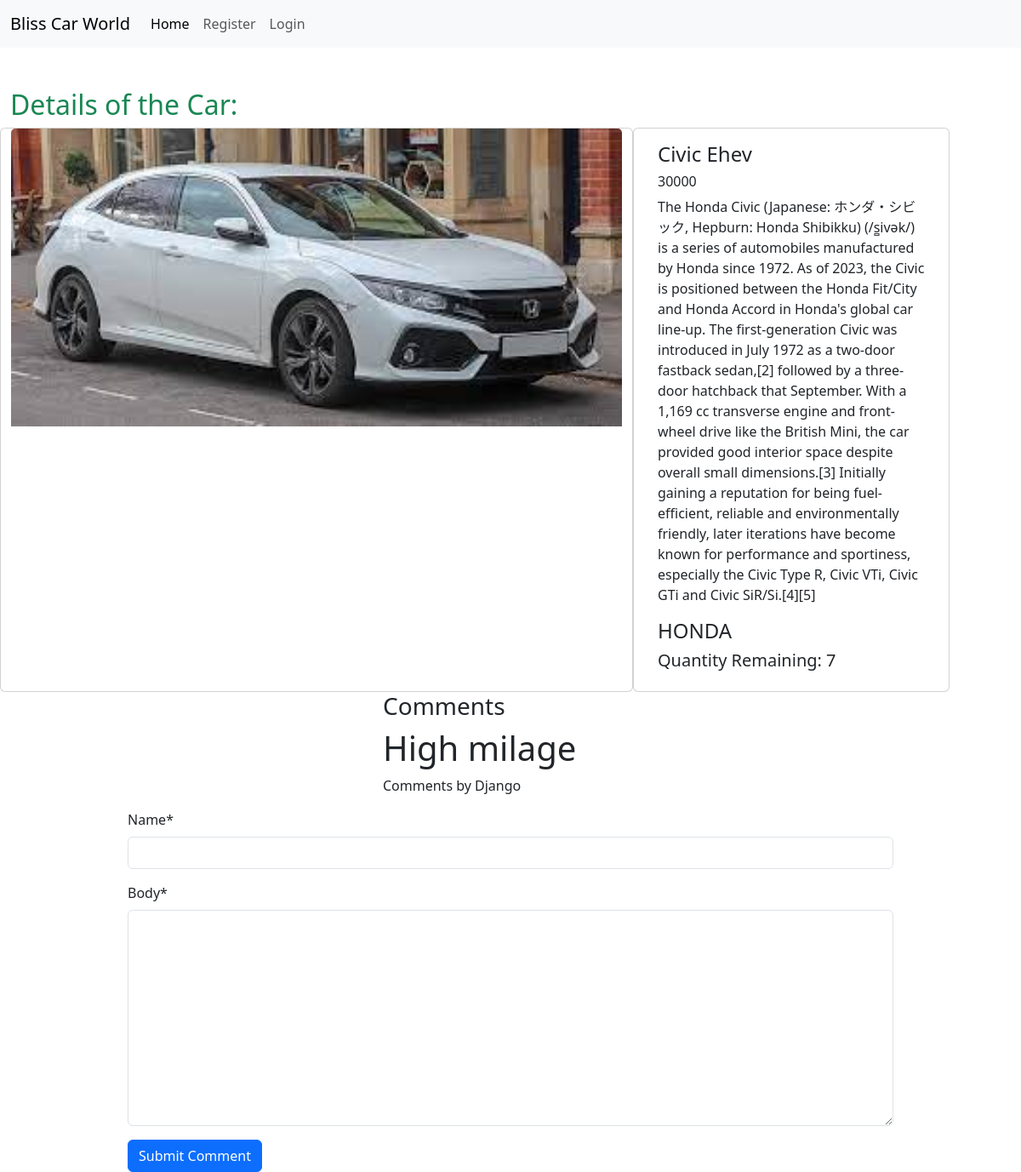
Page /car_detail/1/ on the committed database.
### car/models.py (models this page shows, shortened)
class CarModel(models.Model):
    title=models.CharField(max_length=30)
    description=models.TextField()
    price=models.IntegerField()
    brand = models.ForeignKey(BrandModel, on_delete=models.CASCADE)
    image=models.ImageField(upload_to='uploads/',blank=True,null=True)
    quantity=models.IntegerField(blank=True,null=True)

class Comment(models.Model):
    car = models.ForeignKey(CarModel, on_delete=models.CASCADE, related_name='comments')
    name = models.CharField(max_length=30)
    body = models.TextField()
    created_on = models.DateTimeField(auto_now_add=True)
    def __str__(self):
        return f"Comments by {self.name}"

### brand/models.py (models this page shows, shortened)
class BrandModel(models.Model):
    brandName=models.CharField(max_length=30)

### bliss_car_world/views.py (the view, shortened to what this page needs)
# urls.py: path('car_detail/<int:car_id>/', views.car_detail, name='car_detail'),
def car_detail(request, car_id):
    car = get_object_or_404(CarModel, id=car_id)
    comments = Comment.objects.filter(car=car)
    form = CommentForm()
    context = {'car': car, 'comments': comments, 'form': form}
    return render(request, 'view_details.html', context)

### bliss_car_world/forms.py
class CommentForm(forms.ModelForm):
    class Meta:
        model = Comment
        fields = ['name',  'body']

### templates/view_details.html (shortened to what this page needs)
{% extends "base.html" %}
{% block content %}
{% load crispy_forms_tags %}
<div class="container mt-5 row">
    <h2 class="text-success">Details of the Car:</h2>
        <div class="card col-8">
            <img src=" {{car.image.url}} " class="card-img-top" alt="...">
            <div class="card-body">
            </div>
          </div>
        <div class="card col-4" >
            <div class="card-body">
              <h4 class="card-title">{{ car.title }}</h4>
              <h6> {{car.price}} </h6>
              <p class="card-text"> {{ car.description }}</p>
              <h4> {{car.brand.brandName}} </h4>
              <h5>Quantity Remaining:  {{car.quantity}} </h5>
            </div>
    </div>
</div>
<div class='m-auto w-25'>
    <h3>Comments</h3>
   {% for comment in comments  %}
   <h1> {{comment.body}} </h1>
   <p> {{comment}} </p>
   {% endfor %}
</div>
 <form class="w-75 m-auto" method="post" action="{% url 'add_comment' car.id %} >
    {% csrf_token %}
    {{ form | crispy }}
    <button class="btn btn-primary" type="submit">Submit Comment</button>
</form>
{% endblock content %}

### rows in the picture
CarModel: image (picture), title "Civic Ehev", price "30000", description "The Honda Civic (Japanese: ホンダ・シビック, Hepburn: Honda Shibikku) (/s̻ivək/) is a series of automobiles manufactured by Honda since 1972. As of 2023, the Civic is positioned between the Honda Fit/City and Honda Accord in Honda's global car line-up. The first-generation Civic was introduced in July 1972 as a two-door fastback sedan,[2] followed by a three-door hatchback that September. With a 1,169 cc transverse engine and front-wheel drive like the British Mini, the car provided good interior space despite overall small dimensions.[3] Initially gaining a reputation for being fuel-efficient, reliable and environmentally friendly, later iterations have become known for performance and sportiness,…", brand.brandName "HONDA", quantity "7"
Comment: body "High milage", name "Comments by Django"
